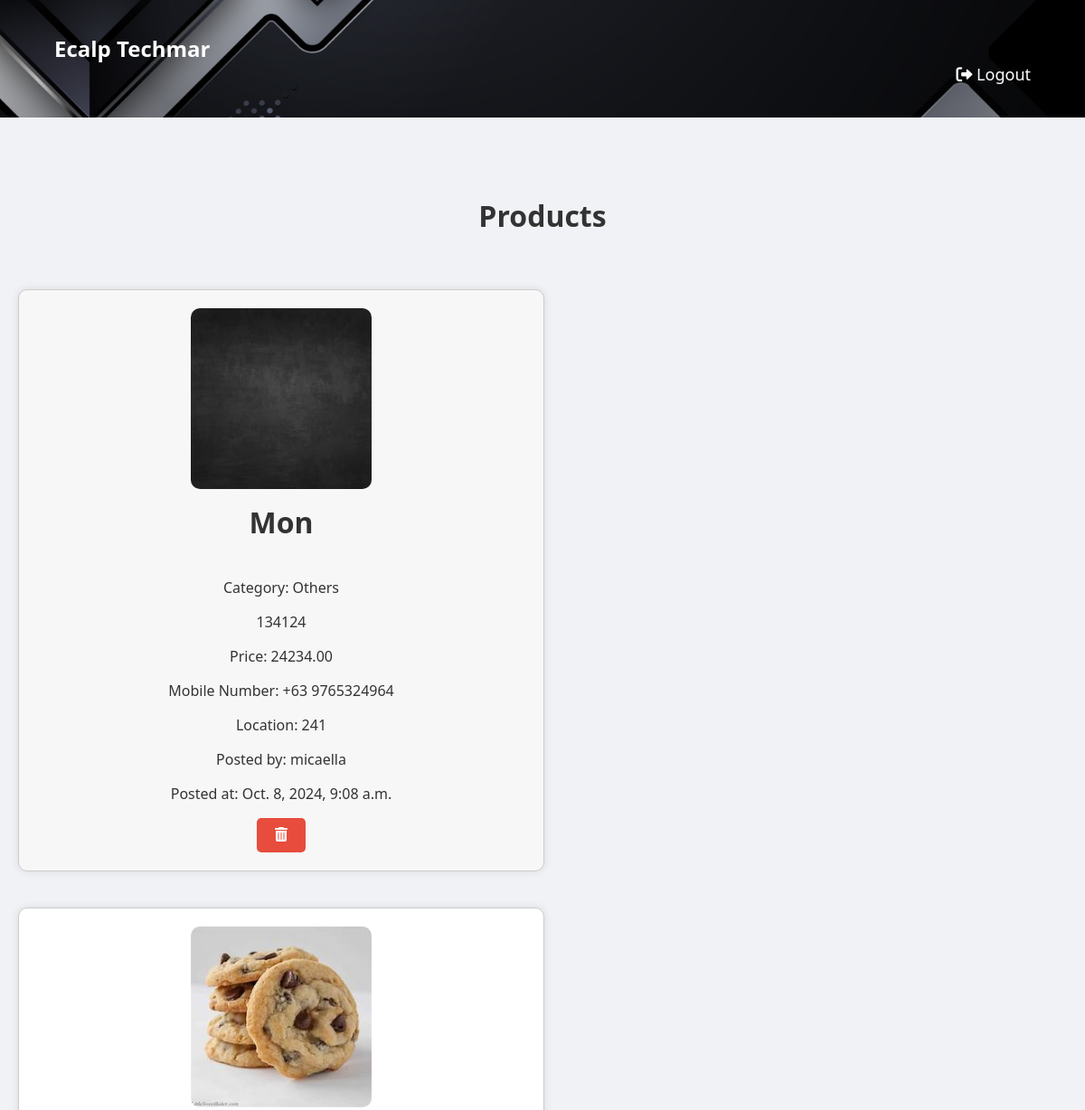
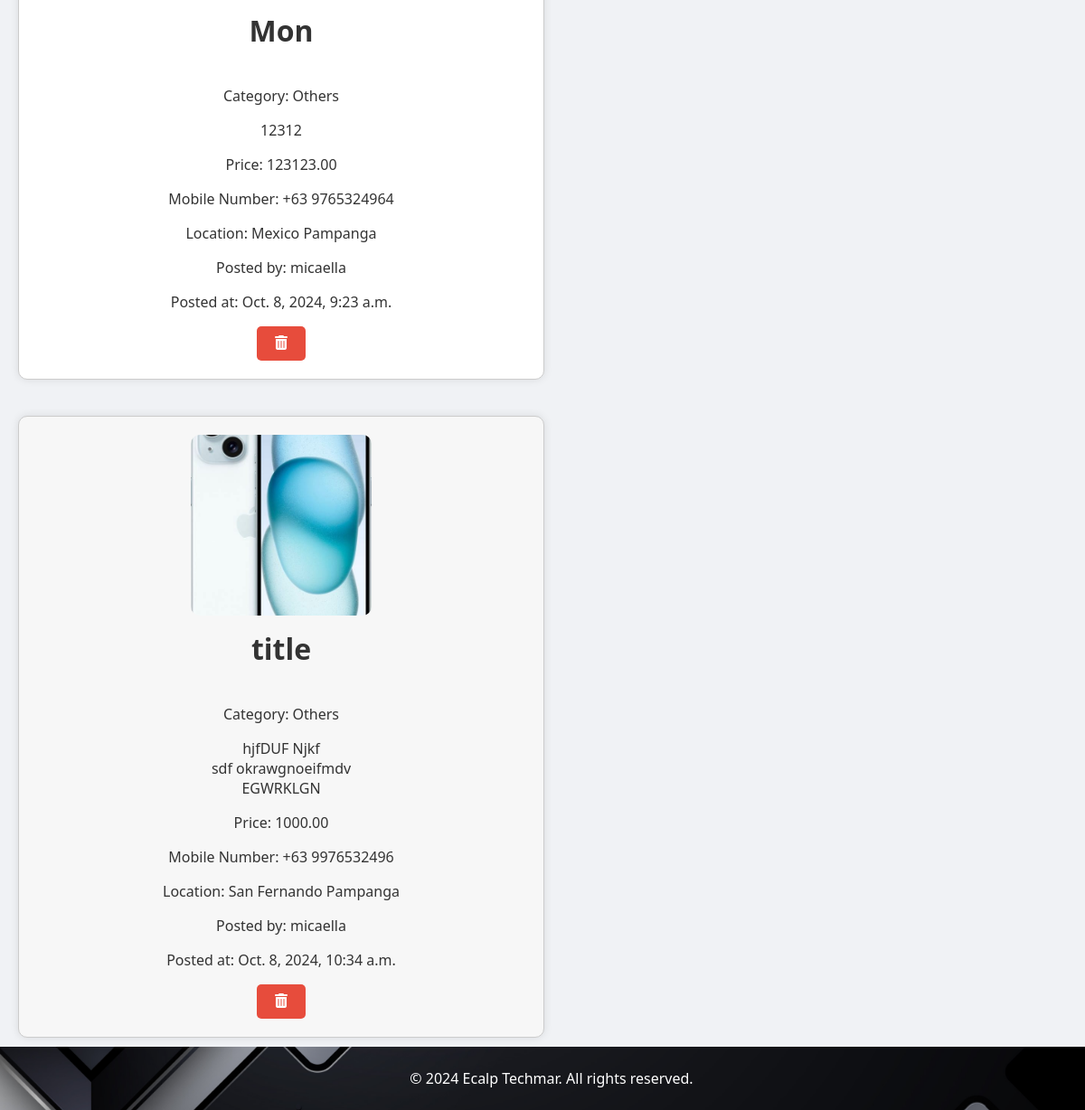
Page /products/ (signed in) on the earlier database version (2 pictures, top to bottom).
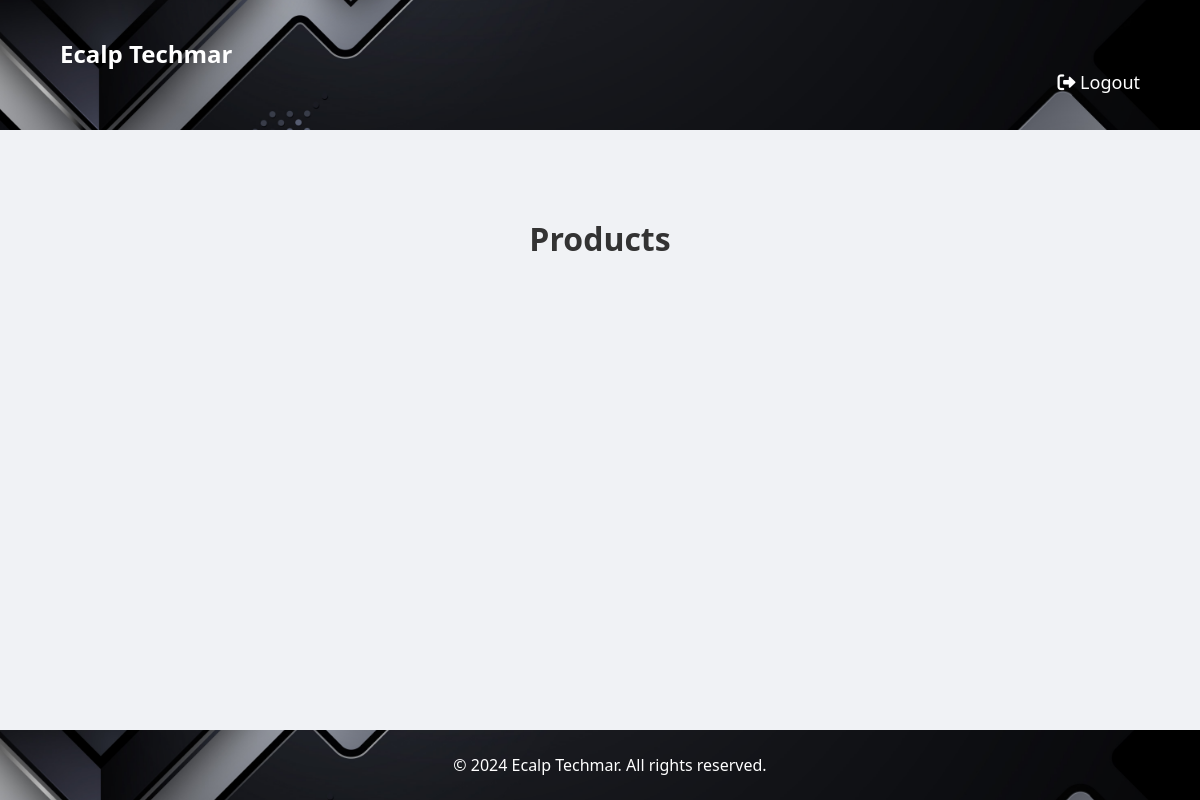
Same page on the later database version.
### newsfeed/models.py (models this page shows, shortened)
class Product(models.Model):
    title = models.CharField(max_length=255)
    description = models.TextField()
    price = models.DecimalField(max_digits=10, decimal_places=2)
    image = models.ImageField(upload_to='products/')
    mobile_number = models.CharField(max_length=20)
    location = models.CharField(max_length=255)
    user = models.ForeignKey(User, on_delete=models.CASCADE)
    created_at = models.DateTimeField(auto_now_add=True)
    category = models.CharField(max_length=50, choices=[('Electronics', 'Electronics'), ('Fashion and Beauty', 'Fashion and Beauty'), ('Home and Garden', 'Home and Garden'), ('Sports and Leisure', 'Sports and Leisure'), ('Others', 'Others')], default='Others')
    is_active = models.BooleanField(default=True)

### custom_admin/views.py (the view)
# urls.py: path('products/', views.products, name='products'),
@login_required
@user_passes_test(is_staff)
def products(request):
    products = Product.objects.all()
    return render(request, 'products.html', {'products': products})

### custom_admin/views.py (called while the page is built)
def is_staff(user):
    return user.is_staff or user.is_superuser

### custom_admin/templates/products.html (shortened to what this page needs)
<!DOCTYPE html>
<html lang="en">
<head>
    {% load static %}
    <link rel="stylesheet" href="{% static 'main/styles.css' %}">
    <link rel="stylesheet" href="https://cdnjs.cloudflare.com/ajax/libs/font-awesome/6.0.0-beta3/css/all.min.css">
</head>
<body>
    <header>
    <div class="container">
        <h1 class="logo">Ecalp Techmar</h1>
        <nav>
            <ul>
                  <li><a href="{% url 'home' %}" onclick="return confirm('Are you sure you want to log out?')"><i class="fas fa-sign-out-alt"></i> Logout</a></li>
            </ul>
        </nav>
    </div>
</header>
<section id="products">
  <h2>Products</h2>
        <div class="products">
            {% for product in products %}
                <div class="product">
                    <img src='{{ product.image.url }}'>
                    <h2>{{ product.title }}</h2>
                    <p>Category: {{ product.category }}</p>
                    <p class="description">{{ product.description|linebreaks|truncatewords:20 }}</p>
                    <p>Price: {{ product.price }}</p>
                    <p>Mobile Number: +63 {{ product.mobile_number }}</p>
                    <p>Location: {{ product.location }}</p>
                    <p>Posted by: {{ product.user.username }}</a></p>
                    <p>Posted at: {{ product.created_at }}</p>
                    <div class="button-group">
                        <button class="delete-button">
                            <a href="{% url 'custom_admin:delete_product' product.pk %}">
                                <i class="fas fa-trash-alt" style="color: #fff;"></i>
                            </a>
                        </button>
                    </div>
                </div>
            {% endfor %}
        </div>
    </section>
     <footer>
        <div class="container">
            <div class="footer-content">
                <p style="text-align: center; width: 100%;">&copy; 2024 Ecalp Techmar. All rights reserved.</p>
            </div>
        </div>
    </footer>
</body>
</html>

Differences in the rows shown:
removed Product: image (picture), title "Mon", category "Others", description "134124", price "24234.00", mobile_number "9765324964", location "241", user.username "micaella", created_at "Oct. 8, 2024, 9:08 a.m."
removed Product: image (picture), title "Mon", category "Others", description "12312", price "123123.00", mobile_number "9765324964", location "Mexico Pampanga", user.username "micaella", created_at "Oct. 8, 2024, 9:23 a.m."
removed Product: image (picture), title "title", category "Others", description "hjfDUF Njkf sdf okrawgnoeifmdv EGWRKLGN", price "1000.00", mobile_number "9976532496", location "San Fernando Pampanga", user.username "micaella", created_at "Oct. 8, 2024, 10:34 a.m."
